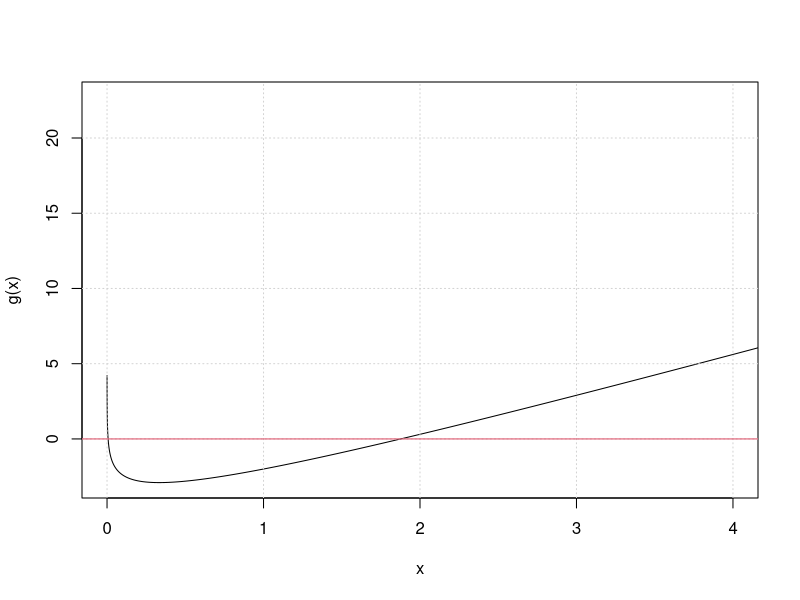

Generate this figure with R:
f <- function(x){x^2 + x - 6}

x <- seq()

g <- function(x){3*x-5 - log(x)}
x <- seq(0,10,0.0001)
plot(x,g(x),type='l',xlim=c(0,4))
grid()
abline(h=0,col=2)

uniroot(g,c(1,10))$root
uniroot(g,c(0.001,1))$root